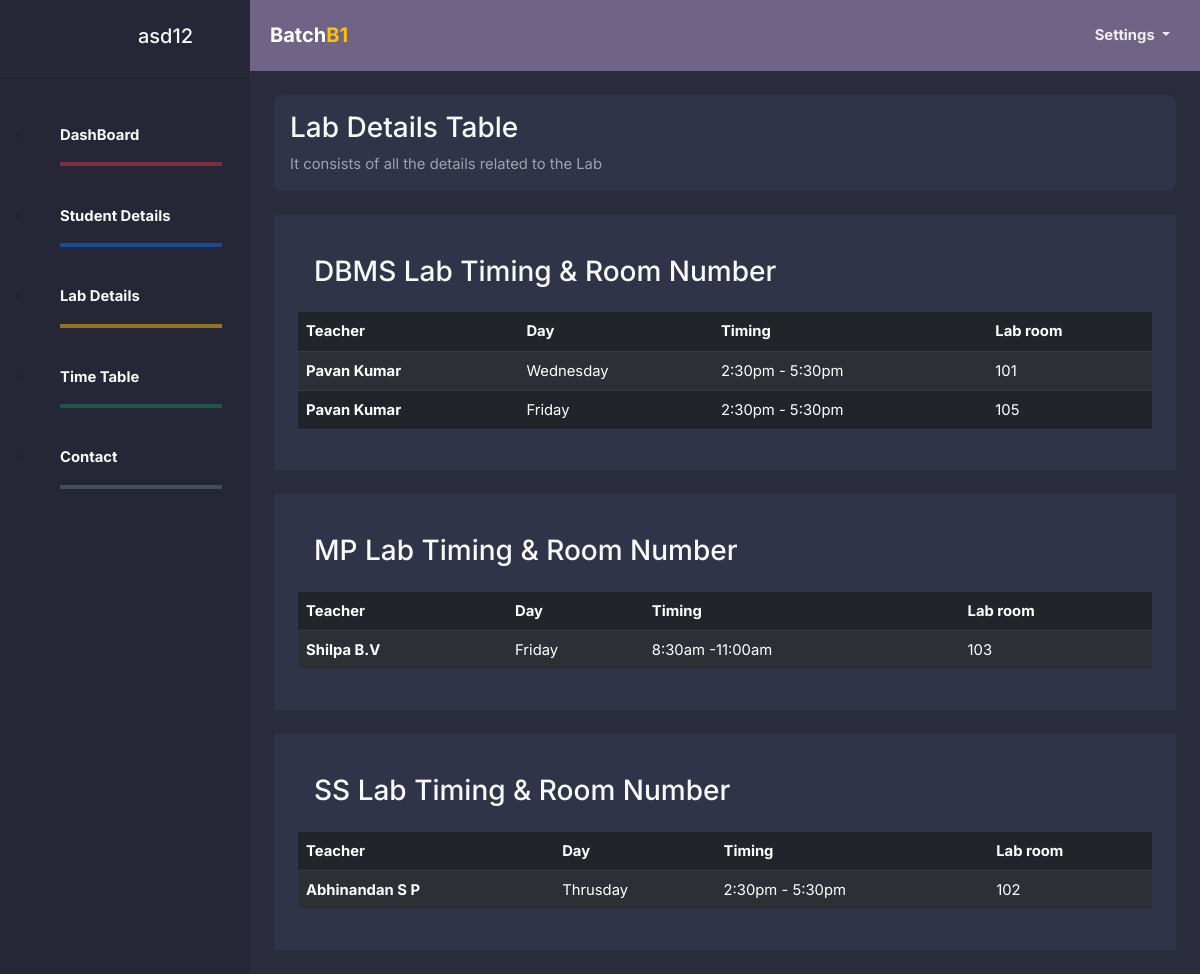
The page /batch/batch1lab.php (signed in) on the database its author committed.
### tables this page shows
CREATE TABLE `lab` (
  `sno` int(11) NOT NULL,
  `batch` int(11) NOT NULL,
  `lab` varchar(30) NOT NULL,
  `teacher` varchar(50) NOT NULL,
  `date` varchar(50) NOT NULL,
  `timing` varchar(30) NOT NULL,
  `labroom` int(11) NOT NULL
);

### batch/batch1lab.php (the view, shortened to what this page needs)
<?php
include "configstud.php";
?>
<!DOCTYPE html>
<html lang="en">
<head>
<link href="https://cdn.jsdelivr.net/npm/bootstrap@5.2.3/dist/css/bootstrap.min.css" rel="stylesheet">
  <link href="https://cdn.jsdelivr.net/npm/boxicons@2.0.5/css/boxicons.min.css" rel="stylesheet" />
  <link rel="stylesheet" href="../admindash/admindash.css" />
</head>
<body>
  <aside class="sidebar position-fixed top-0 left-0 overflow-auto h-100 float-left" id="show-side-navigation1">
  <div class="sidebar-header d-flex justify-content-center align-items-center px-3 py-4">
    <div class="ms-3">
      <h5 class="fs-5 mb-0">
        <a class="text-decoration-none text-light" href="#"><?php echo $_SESSION['username']; ?></a>
      </h5>
    </div>
  </div>
  <div class="search position-relative text-center px-4 py-3 mt-2 bg-">
  </div>
  <ul class="">
    <li class="">
    <a href="batch1.php" class="text-light fw-bold">DashBoard</a>
    <hr class="border border-danger border-2 opacity-50">
    </li>
    <li class="">
    <a href="batch1student.php" class="text-light fw-bold">Student Details</a>
    <hr class="border border-primary border-2 opacity-50">
    </li>
    <li class="">
      <a href="#" class="text-light fw-bold">Lab Details</a>
      <hr class="border border-warning border-2 opacity-50">
    </li>
    <li class="">
      <a href="batch1timetable.php" class="text-light fw-bold">Time Table</a>
      <hr class="border border-success border-2 opacity-50">
    </li>
    <li class="">
      <a href="#" class="text-light fw-bold"> Contact</a>
      <hr class="border border-secondary border-2 opacity-50">
    </li>
  </ul>
</aside>
<section id="wrapper">
  <nav class="navbar navbar-expand-md">
    <div class="container-fluid mx-2">
      <div class="navbar-header">
        <a class="navbar-brand fw-bold" href="#">Batch<span class="main-color fw-bold">B1</span></a>
      </div>
      <div class="collapse navbar-collapse" id="toggle-navbar">
        <ul class="navbar-nav ms-auto">
          <li class="nav-item dropdown fw-bold">
            <a class="nav-link dropdown-toggle " href="#" id="navbarDropdown" role="button" data-bs-toggle="dropdown" aria-expanded="false">
              Settings
            </a>
          </li>
        </ul>
      </div>
    </div>
  </nav>
  <div class="p-4">
    <div class="welcome">
      <div class="content rounded-3 p-3">
        <h1 class="fs-3 text-light">Lab Details Table</h1>
        <p class="mb-0">It consists of all the details related to the Lab </p>
      </div>
    </div>
    <section class="charts mt-4">
      <div class="chart-container p-4">
      <div class="content rounded-3 p-3">
        <h1 class="fs-3 text-light">DBMS Lab Timing & Room Number</h1>
      </div>
      <table class="table table-striped table-dark table-hover">
                <thead>
                    <tr>
                    <th scope="col">Teacher</th>
                    <th scope="col">Day</th>
                    <th scope="col">Timing</th>
                    <th scope="col">Lab room</th>
                    </tr>
                </thead>
                <tbody>
                    <?php
                        $sql = "SELECT *  FROM lab WHERE lab='dbms' AND batch='1'";
                        $result=mysqli_query($mysql_db,$sql);
                        if($result){
                            while($row=mysqli_fetch_assoc($result)){
                                $teacher=$row['teacher'];
                                $date=$row['date'];
                                $timing=$row['timing'];
                                $labroom=$row['labroom'];
                                echo '<tr>
                                <th scope="row">'.$teacher.'</th>
                                <td>'.$date.'</td>
                                <td>'.$timing.'</td>
                                <td>'.$labroom.'</td>
                            </tr>';
                            }
                        }
                    ?>
                </tbody>
            </table>
        </div>
    </section>
    <section class="charts mt-4">
      <div class="chart-container p-4">
      <div class="content rounded-3 p-3">
        <h1 class="fs-3 text-light">MP Lab Timing & Room Number</h1>
      </div>
      <table class="table table-striped table-dark table-hover">
                <thead>
                    <tr>
                    <th scope="col">Teacher</th>
                    <th scope="col">Day</th>
                    <th scope="col">Timing</th>
                    <th scope="col">Lab room</th>
                    </tr>
                </thead>
                <tbody>
                    <?php
                        $sql = "SELECT *  FROM lab WHERE lab='mp' AND batch='1'";
                        $result=mysqli_query($mysql_db,$sql);
                        if($result){
                            while($row=mysqli_fetch_assoc($result)){
                                $teacher=$row['teacher'];
                                $date=$row['date'];
                                $timing=$row['timing'];
                                $labroom=$row['labroom'];
                                echo '<tr>
                                <th scope="row">'.$teacher.'</th>
                                <td>'.$date.'</td>
                                <td>'.$timing.'</td>
                                <td>'.$labroom.'</td>
                            </tr>';
                            }
                        }
                    ?>
                </tbody>
            </table>
        </div>
    </section>
    <section class="charts mt-4">
      <div class="chart-container p-4">
      <div class="content rounded-3 p-3">
        <h1 class="fs-3 text-light">SS Lab Timing & Room Number</h1>
      </div>
      <table class="table table-striped table-dark table-hover">
                <thead>
                    <tr>
                    <th scope="col">Teacher</th>
                    <th scope="col">Day</th>
                    <th scope="col">Timing</th>
                    <th scope="col">Lab room</th>
                    </tr>
                </thead>
                <tbody>
                    <?php
                        $sql = "SELECT *  FROM lab WHERE lab='ss' AND batch='1'";
                        $result=mysqli_query($mysql_db,$sql);
                        if($result){
                            while($row=mysqli_fetch_assoc($result)){
                                $teacher=$row['teacher'];
                                $date=$row['date'];
                                $timing=$row['timing'];
                                $labroom=$row['labroom'];
                                echo '<tr>
                                <th scope="row">'.$teacher.'</th>
                                <td>'.$date.'</td>
                                <td>'.$timing.'</td>
                                <td>'.$labroom.'</td>
                            </tr>';
                            }
                        }
                    ?>
                </tbody>
            </table>
        </div>
    </section>
  </div>
</section>
</body>
</html>

### admindash/admindash.css (style rules this page uses)
:root { --dk-gray-100: #F3F4F6; --dk-gray-200: #E5E7EB; --dk-gray-300: #D1D5DB; --dk-gray-400: #9CA3AF; --dk-gray-500: #6B7280; --dk-gray-600: #4B5563; --dk-gray-700: #374151; --dk-gray-800: #1F2937; --dk-gray-900: #111827; --dk-dark-bg: #313348; --dk-darker-bg: #2a2b3d; --navbar-bg-color: #6f6486; --sidebar-bg-color: #252636; --sidebar-width: 250px; }
* { margin: 0; padding: 0; box-sizing: border-box; }
body { font-family: 'Inter', sans-serif; background-color: var(--dk-darker-bg); font-size: .925rem; }
#wrapper { margin-left: var(--sidebar-width); transition: all .3s ease-in-out; }
.sidebar { background-color: var(--sidebar-bg-color); width: var(--sidebar-width); transition: all .3s ease-in-out; transform: translateX(0); z-index: 9999999 }
.sidebar .sidebar-header { border-bottom: 1px solid #2a2b3c }
.sidebar .sidebar-header h5 a { color: var(--dk-gray-300) }
.sidebar > ul > li { padding: .7rem 1.75rem; }
.sidebar ul > li > a { color: var(--dk-gray-400); text-decoration: none; }
.welcome { color: var(--dk-gray-300); }
.welcome .content { background-color: var(--dk-dark-bg); }
.welcome p { color: var(--dk-gray-400); }
.charts .chart-container { background-color: var(--dk-dark-bg); }
.main-color { color: #ffc107 }
.navbar { background-color: var(--navbar-bg-color) !important; border: none !important; }
.navbar .navbar-nav>li>a { color: #EEE !important; line-height: 55px !important; padding: 0 10px !important; }
.navbar .navbar-brand { color:#FFF !important }
.navbar .navbar-brand { line-height: 55px !important; padding: 0 !important }
.navbar>.container .navbar-brand, .navbar>.container-fluid .navbar-brand { margin: 0 !important }
.navbar .navbar-nav>li>a { float: left !important; }

### rows shown on the page
lab: teacher "Pavan Kumar", date "Wednesday", timing "2:30pm - 5:30pm", labroom "101"
lab: teacher "Pavan Kumar", date "Friday", timing "2:30pm - 5:30pm", labroom "105"
lab: teacher "Shilpa B.V", date "Friday", timing "8:30am -11:00am", labroom "103"
lab: teacher "Abhinandan S P", date "Thrusday", timing "2:30pm - 5:30pm", labroom "102"

### other values the page prints
$_SESSION['username'] "asd12"
